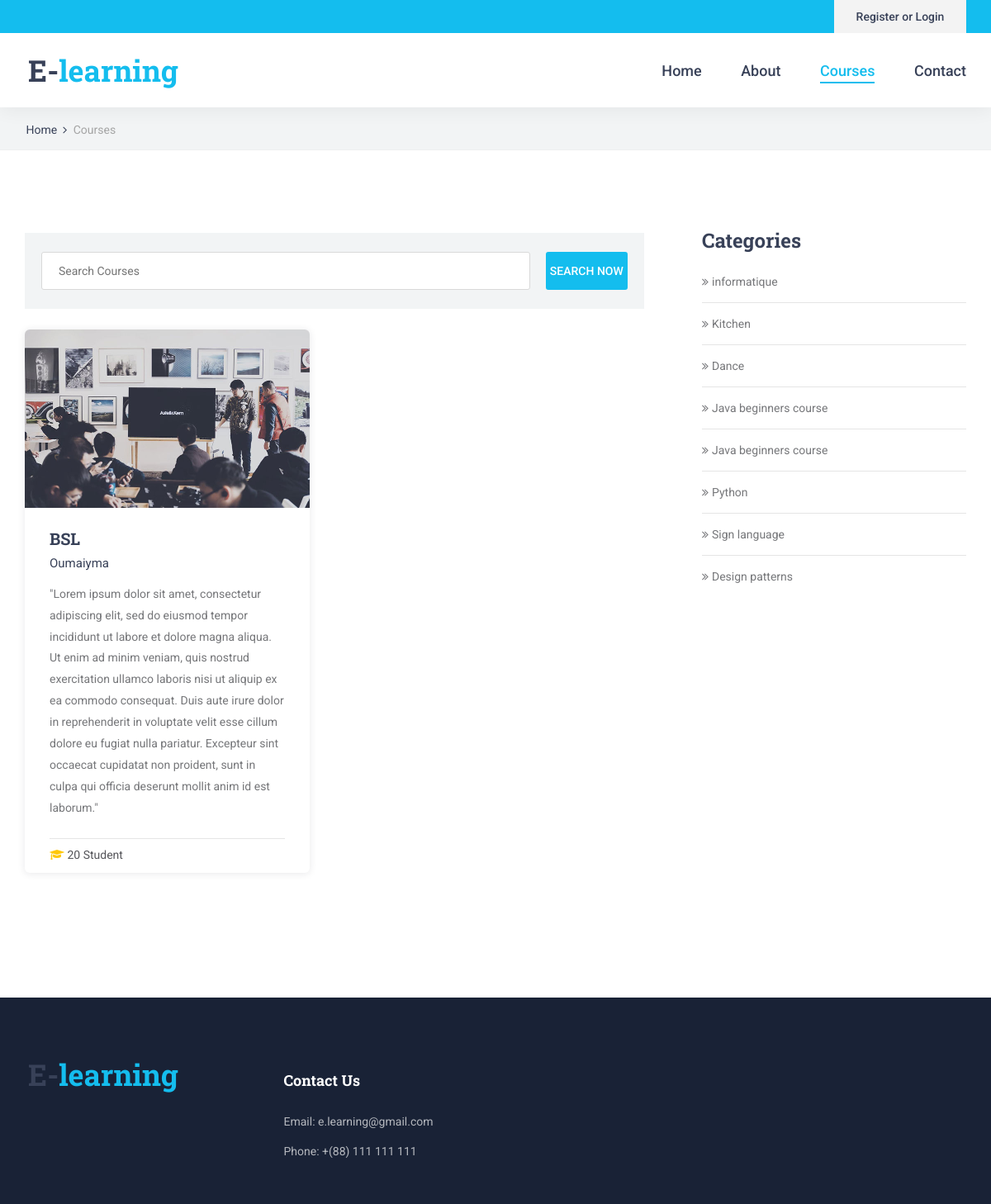
Page /Student/course/course_list.php on the committed database.
### tables this page shows
CREATE TABLE IF NOT EXISTS `course` (
  `id_course` int(15) NOT NULL AUTO_INCREMENT,
  `name` varchar(60) NOT NULL,
  `description` varchar(1000) NOT NULL,
  `syllabus` mediumtext NOT NULL,
  `id_prof` int(15) NOT NULL,
  `image_course` varchar(100) NOT NULL,
  `id_category` int(11) NOT NULL,
  `active` tinyint(1) NOT NULL DEFAULT '1',
  `lunched` tinyint(1) NOT NULL DEFAULT '0',
  `release_date` date NOT NULL,
  PRIMARY KEY (`id_course`)
);

CREATE TABLE IF NOT EXISTS `account` (
  `id_account` int(15) NOT NULL AUTO_INCREMENT,
  `full_name` varchar(30) DEFAULT NULL,
  `email` varchar(35) DEFAULT NULL,
  `password` varchar(11) NOT NULL,
  `date` date NOT NULL,
  `type` varchar(11) NOT NULL,
  PRIMARY KEY (`id_account`)
);

CREATE TABLE IF NOT EXISTS `category` (
  `id_category` int(11) NOT NULL AUTO_INCREMENT,
  `label_category` varchar(100) NOT NULL,
  `description` varchar(200) DEFAULT NULL,
  `active` tinyint(1) NOT NULL DEFAULT '1',
  PRIMARY KEY (`id_category`)
);

### Student/course/course_list.php (the view, shortened to what this page needs)
<?php
    include_once("../../Database/db_connection.php");
    $connected = "";
    if(isset($_GET["id"])){
        $search_word = "";
        $id = $_GET['id'];
    	$sql = "SELECT * FROM course  WHERE id_category= $id";
    }
    else if(isset($_GET["btn_search"])){
    	$search_word = $_GET['search'];
    	$sql = "SELECT * FROM course  WHERE name like '%$search_word%'";
    }
    else{
    	$search_word = "";
    	$sql = "SELECT * FROM course";
    }
    $result = $conn->query($sql);
    $sql_category 	 = "SELECT * FROM category";
    $result_category = $conn->query($sql_category);
?>
<!DOCTYPE html>
<html lang="en">
<head>
    <link rel="stylesheet" type="text/css" href="../styles/bootstrap4/bootstrap.min.css">
    <link href="../plugins/font-awesome-4.7.0/css/font-awesome.min.css" rel="stylesheet" type="text/css">
    <link href="../plugins/colorbox/colorbox.css" rel="stylesheet" type="text/css">
    <link rel="stylesheet" type="text/css" href="../plugins/OwlCarousel2-2.2.1/owl.carousel.css">
    <link rel="stylesheet" type="text/css" href="../plugins/OwlCarousel2-2.2.1/owl.theme.default.css">
    <link rel="stylesheet" type="text/css" href="../plugins/OwlCarousel2-2.2.1/animate.css">
    <link rel="stylesheet" type="text/css" href="../styles/courses.css">
    <link rel="stylesheet" type="text/css" href="../styles/courses_responsive.css">
</head>
<body>
    <div class="super_container">
        <header class="header">
            <div class="top_bar">
                <div class="top_bar_container">
                    <div class="container">
                        <div class="row">
                            <div class="col">
                                <div class="top_bar_content d-flex flex-row align-items-center justify-content-start">
                                <?php
                                    if($connected == "connected"){
                                        echo '
                                        <div class="top_bar_login ml-auto">
                                        <div  class="login_button"><a href="../signup/logout.php">Logout</a></div>
                                        ';
                                    }else{
                                        echo '
                                        <div class="top_bar_login ml-auto">
                                        <div  class="login_button"><a href="signup/sign_up.php">Register or Login</a></div>
                                        ';
                                    }
                                    ?>
                                </div>
                            </div>
                        </div>
                    </div>
                </div>
            </div>
            <div class="header_container">
                <div class="container">
                    <div class="row">
                        <div class="col">
                            <div class="header_content d-flex flex-row align-items-center justify-content-start">
                                <div class="logo_container">
                                    <a href="#">
                                        <div class="logo_text">E-<span>learning</span></div>
                                    </a>
                                </div>
                                <nav class="main_nav_contaner ml-auto">
                                    <ul class="main_nav">
                                        <li><a href="../index.php">Home</a></li>
                                        <li><a href="../general/about.php">About</a></li>
                                        <li class="active"><a href="course_list.php">Courses</a></li>
                                        <li><a href="../general/contact.php">Contact</a></li>
                                    </ul>
                                </nav>
                            </div>
                        </div>
                    </div>
                </div>
            </div>
        </header>
        <div class="home">
            <div class="breadcrumbs_container">
                <div class="container">
                    <div class="row">
                        <div class="col">
                            <div class="breadcrumbs">
                                <ul>
                                    <li><a href="index.html">Home</a></li>
                                    <li>Courses</li>
                                </ul>
                            </div>
                        </div>
                    </div>
                </div>
            </div>
        </div>
        <div class="courses">
            <div class="container">
                <div class="row">
                    <div class="col-lg-8">
                        <div class="courses_search_container">
                            <form action="course_list.php" method="GET" id="courses_search_form" class="courses_search_form d-flex flex-row align-items-center justify-content-start">
                                <input type="search" name="search" value="<?php echo $search_word ?>" class="courses_search_input col-10" placeholder="Search Courses" >
                                <button action="submit" name="btn_search" class="courses_search_button ml-auto">search now</button>
                            </form>
                        </div>
                        <div class="courses_container">
                            <div class="row courses_row">
                                <?php
                                        while($row = $result->fetch_assoc()){
                                            echo '
                                            <div class="col-lg-6 course_col">
                                            <div class="course">
                                            <div class="course_image"><img src="../../Admin/image_course/blog_4.jpg" alt=""></div>
                                            <div class="course_body">
                                                <h3 class="course_title"><a href="course.php?id='.$row["id_course"].'">'.$row["name"].'</a></h3>';
                                            $id_prof = $row["id_prof"];
                                            $prof = mysqli_query($conn, "SELECT * from account where id_account = $id_prof");
                                            $row_account = mysqli_fetch_array($prof);
                                            echo '
                                                <div class="course_teacher">'.$row_account["full_name"].'</div>
                                                <div class="course_text">
                                                    <p>'.$row["description"].'</p>
                                                </div>
                                            </div>
                                            <div class="course_footer">
                                                <div class="course_footer_content d-flex flex-row align-items-center justify-content-start">
                                                    <div class="course_info">
                                                        <i class="fa fa-graduation-cap" aria-hidden="true"></i>
                                                        <span>20 Student</span>
                                                    </div>
                                                </div>
                                            </div>
                                        </div>
                                        </div>
                                            ';
                                        }
                                ?>
                            </div>
                        </div>
                    </div>
                    <div class="col-lg-4">
                        <div class="sidebar">
                            <div class="sidebar_section">
                                <div class="sidebar_section_title">Categories</div>
                                <div class="sidebar_categories">
                                    <ul>
                                    <?php
                                        while($row = $result_category->fetch_assoc()) {
                                            $id_cat  = $row["id_category"];
                                            $label_cat = $row["label_category"];
                                    ?>
                                        <li><a href="course_list.php?id=<?php echo $id_cat ?>"><?php echo $label_cat ?></a></li>
                                        <?php } ?>
                                    </ul>
                                </div>
                            </div>
                        </div>
                    </div>
                </div>
            </div>
        </div>
    </div>
</body>
</html>

### rows in the picture
course: name "BSL", account.full_name "Oumaiyma", description "\"Lorem ipsum dolor sit amet, consectetur adipiscing elit, sed do eiusmod tempor incididunt ut labore et dolore magna aliqua. Ut enim ad minim veniam, quis nostrud exercitation ullamco laboris nisi ut aliquip ex ea commodo consequat. Duis aute irure dolor in reprehenderit in voluptate velit esse cillum dolore eu fugiat nulla pariatur. Excepteur sint occaecat cupidatat non proident, sunt in culpa qui officia deserunt mollit anim id est laborum.\""
category: label_category "informatique"
category: label_category "Kitchen"
category: label_category "Dance"
category: label_category "Java beginners course"
category: label_category "Java beginners course"
category: label_category "Python"
category: label_category "Sign language"
category: label_category "Design patterns"
